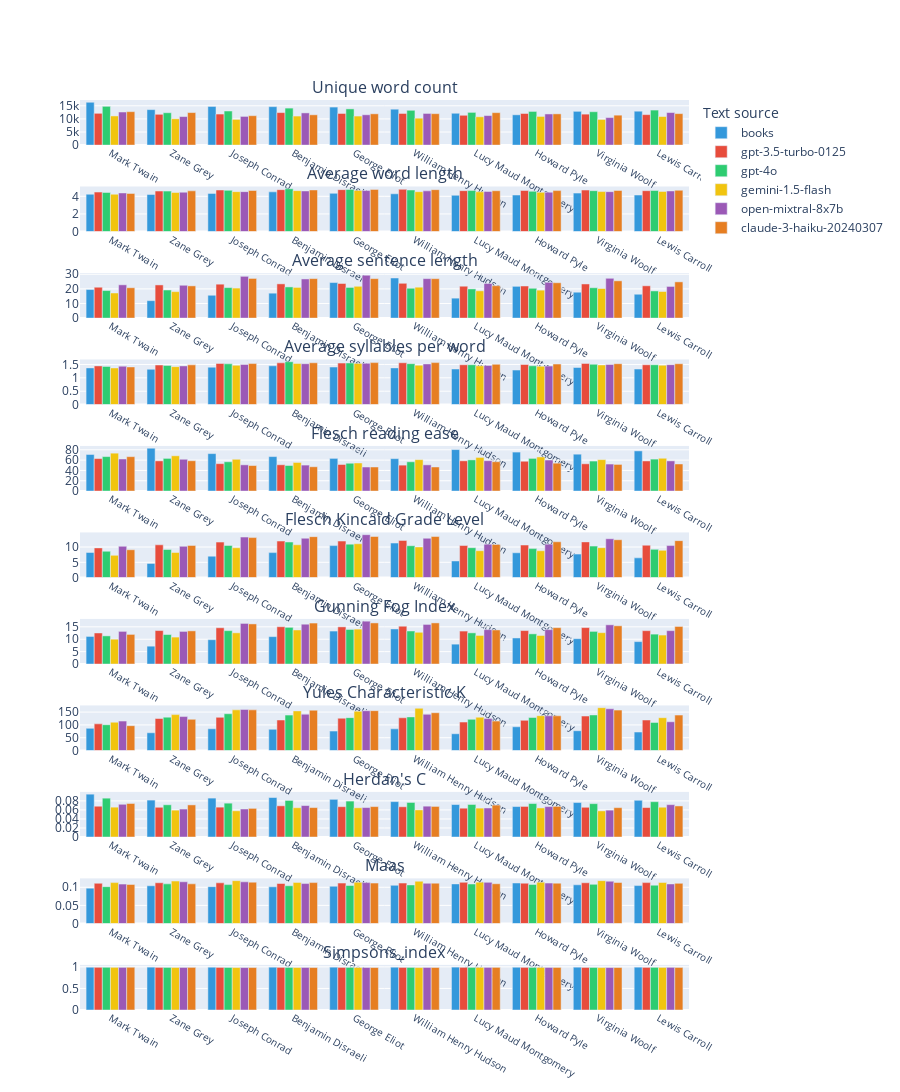
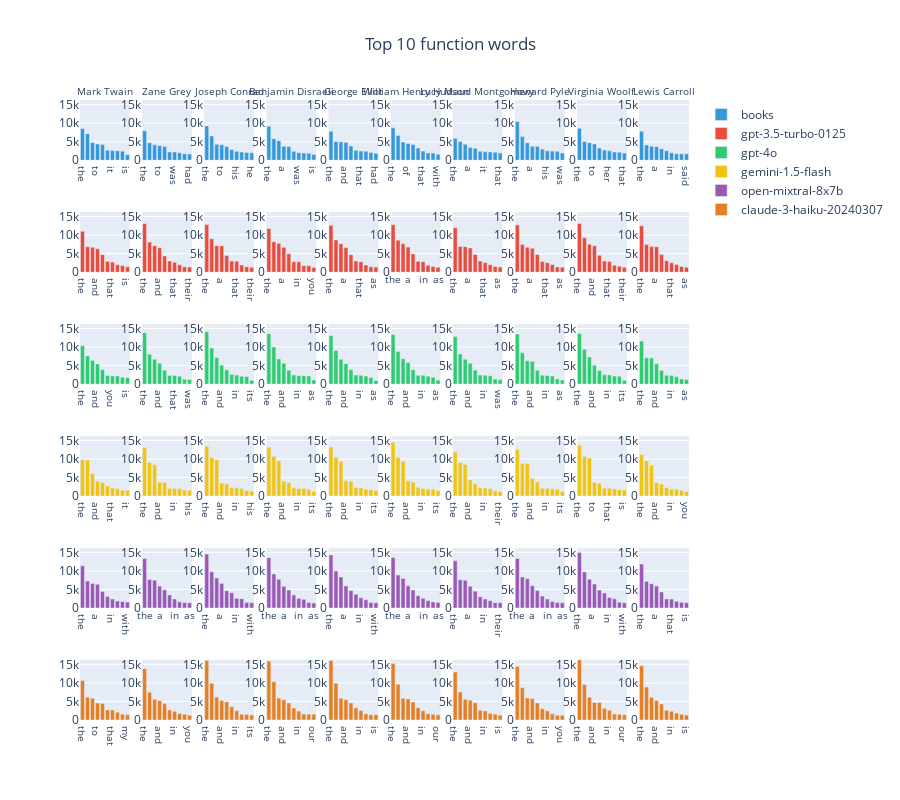
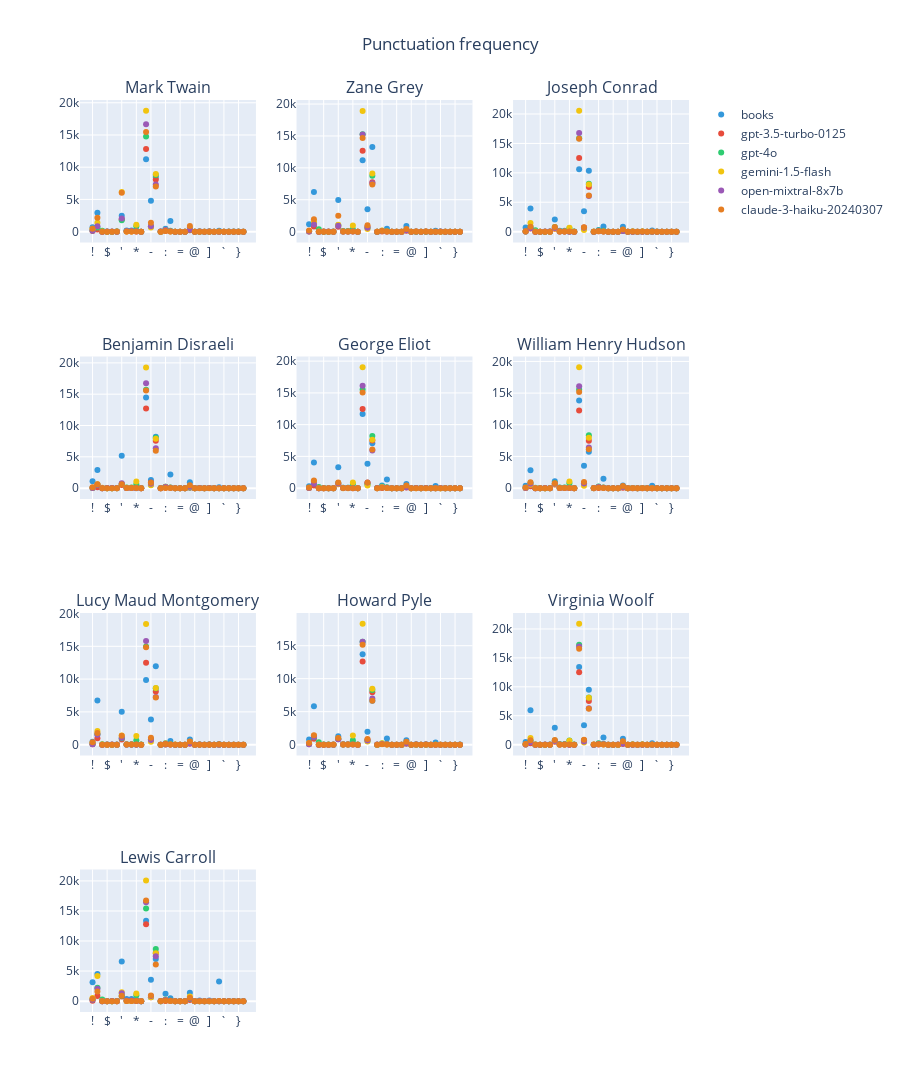
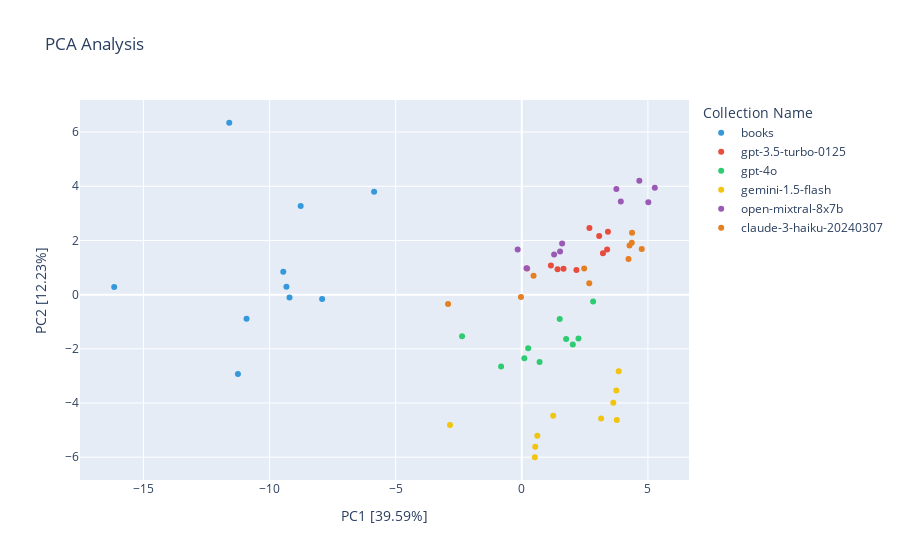

Source (notebook cell) for these figures, in order:
### Code cell
AnalysisVisualization(settings).visualize(analysis_results)
